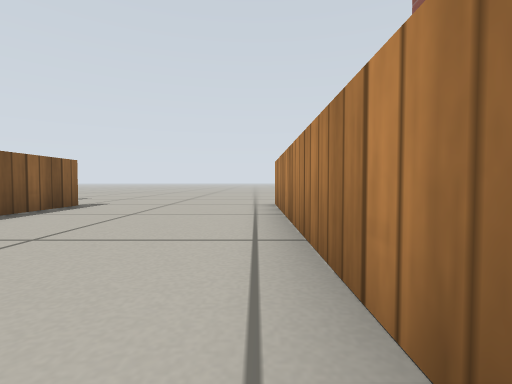
[1] (above)

16 first-person views from a walk through a Gazebo world. The camera is 0.26 m above the floor, tilts 2° down and sees 85° across. The floor is counted in squares, 0.5 m on a side. Each view is taken from the middle of a square. On the plan, view 1 faces up. The plan holds only what a view shows up to about 9 squares ahead; the rest is blank. Gazebo's built-in surfaces are drawn with simple patterns.

[2]
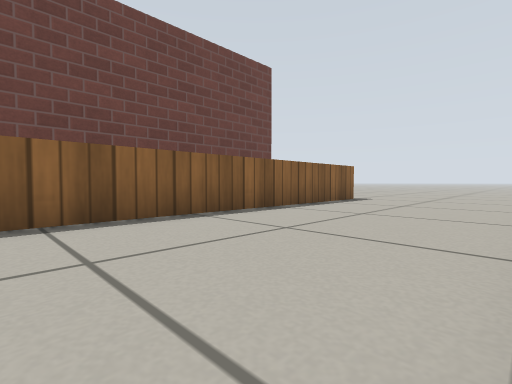

[3]
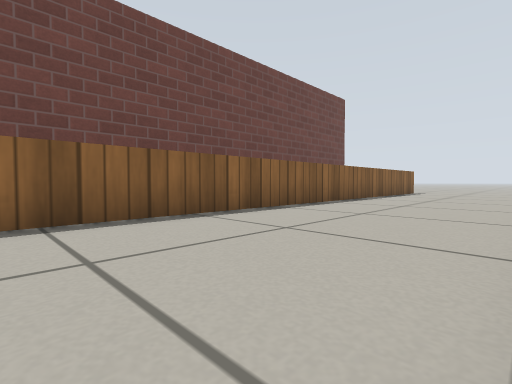

[4]
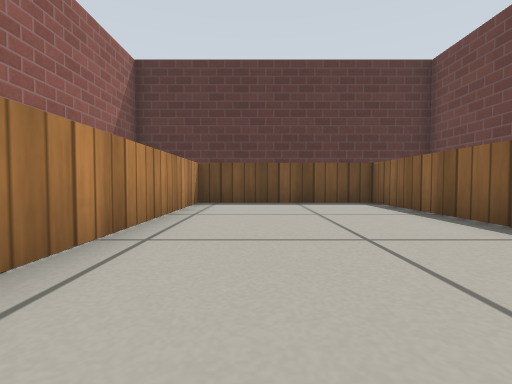

[5]
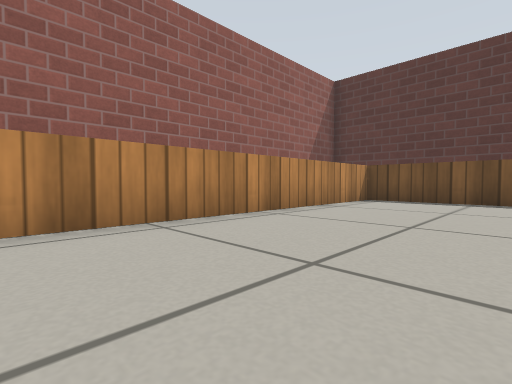

[6]
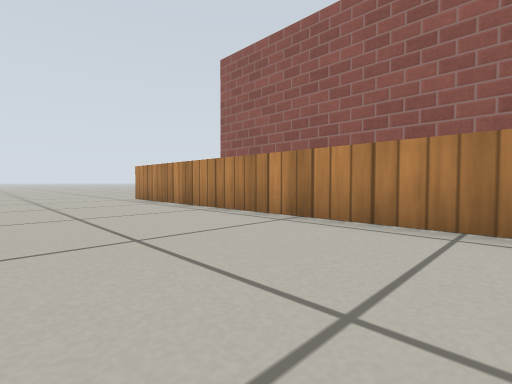

[7]
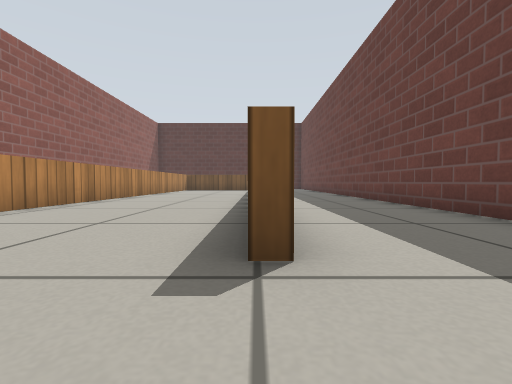

[8]
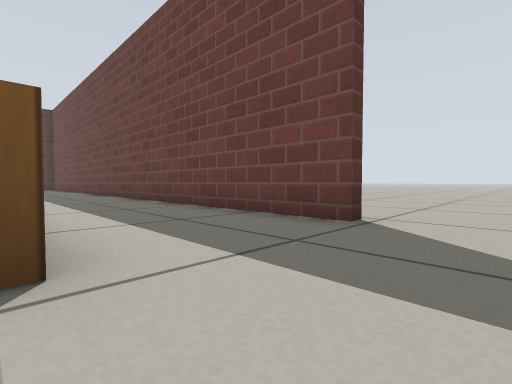

[9]
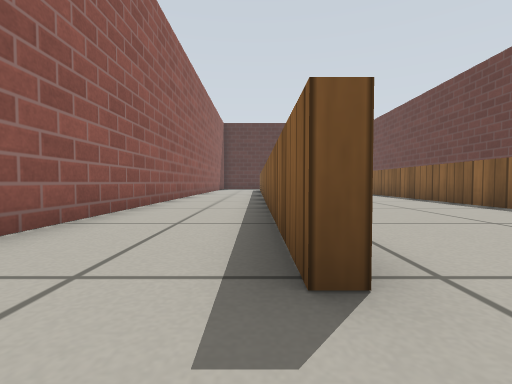

[10]
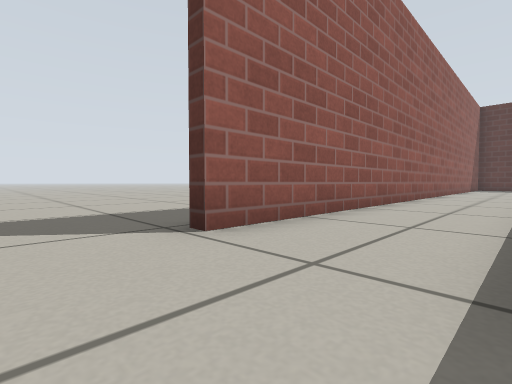

[11]
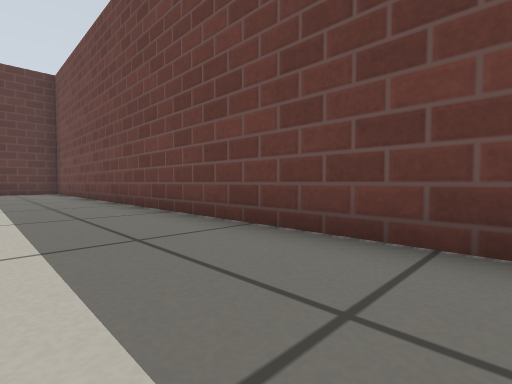

[12]
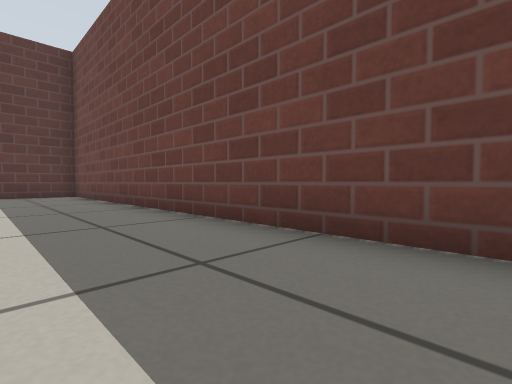

[13]
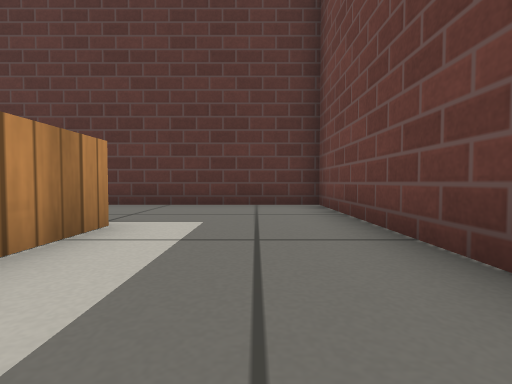

[14]
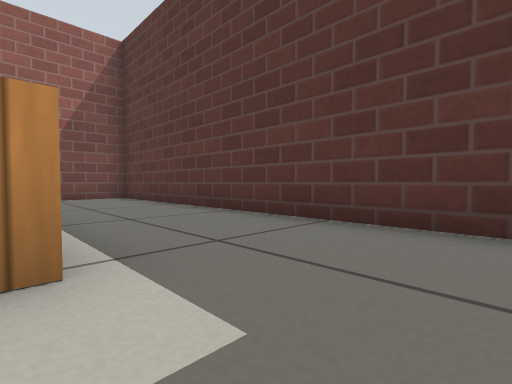

[15]
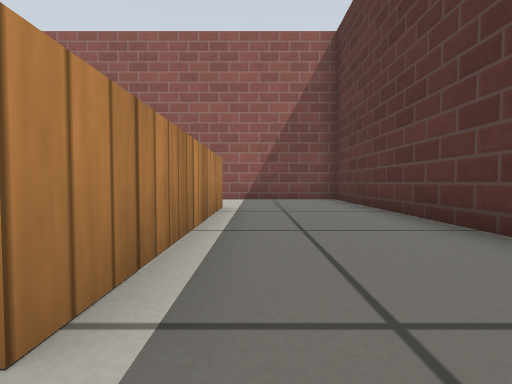

[16]
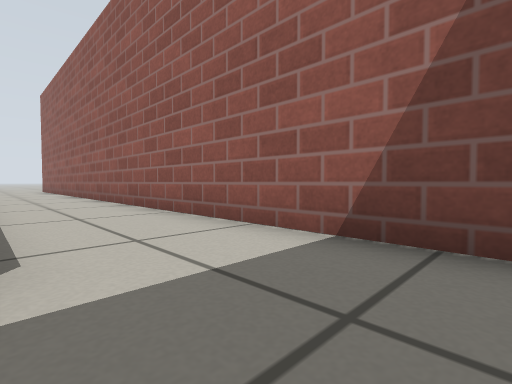

### Floor plan
Points are (right, up) in squares from view 1. A wall is a line through its corners. A room is listed if a view was taken in it or the views show most of it. See-through windows are left out.
Room 1 (views 1, 2, 3, 4, 5, 6)
walls: (-3.9, 6.3) (-3.9, -10) (0.5, -10) (0.5, 6.7)
ways out: opening at (-4, 7.5) to room 2; opening at (1, 7.5) to room 2
Room 2 (views 7, 8, 9, 10, 11, 12, 13, 14, 15, 16)
walls: (0.7, -10.3) (-4.2, -10.3) (-4.2, -8.9); (-7.5, 6.4) (-7.5, -13.4) (3.4, -13.4) (3.4, 6.4); (0.5, 6.7) (0.8, 6.7) (0.8, -0.5)
ways out: opening at (-4, 7.5) to room 1; opening at (1, 7.5) to room 1; opening at (-8, 7.5); opening at (4, 7.5)

Positions as (right, up) in squares from view 1, and headings:
1: (0, 0), facing up
2: (0, -2), facing up-left
3: (0, -8), facing up-left
4: (-1, -3), facing down
5: (-3, -2), facing down-right
6: (-3, -2), facing up-right
7: (-4, 8), facing down
8: (-4, 8), facing down-left
9: (1, 8), facing down
10: (1, 8), facing down-right
11: (-5, 1), facing down-left
12: (-5, -2), facing down-left
13: (-6, -7), facing down
14: (-6, -10), facing down-right
15: (-5, -11), facing right
16: (1, -12), facing up-right
